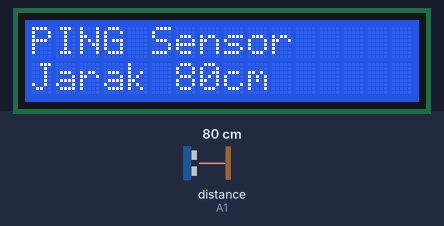
Recording of a sketch running on a simulated Arduino Uno, built with avr-gcc and run on an emulated ATmega328P. Shown: 16×2 character LCD. Wiring (inferred from the names in the program): ultrasonic range finder: trigger A1; echo A1. The inputs (shaded band) are chosen by the test bench; at power-on: distance to the obstacle (sensor on A1) 80 cm. The echo pulse lasts 58.3 µs per cm.

Above: at 1.2 s.
1.3 s: distance to the obstacle (sensor on A1) set to 2 cm
At 2.3 s:
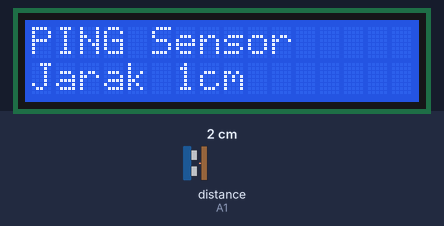
2.9 s: distance to the obstacle (sensor on A1) set to 4 cm
At 3.9 s:
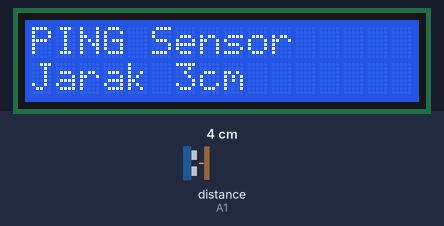
4.5 s: distance to the obstacle (sensor on A1) set to 9 cm
At 5.4 s:
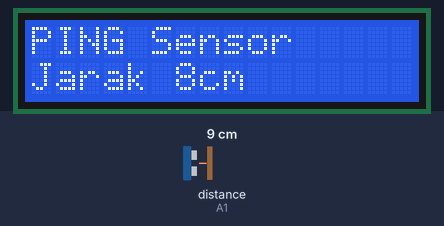
Timing chart, 0 to 7.5 s (numbered marks = the images above; inputs shaded):
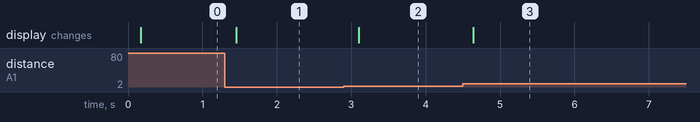

The sketch:

13_16520426_02.ino
```cpp
#include <LiquidCrystal.h>
LiquidCrystal lcd(7, 6, 5, 4, 3, 2);
const int pingPin = A1;
long dur, cm;


void setup()
{
  lcd.begin(16, 2);
  lcd.print("PING Sensor");
}

void loop()
{
  cm = read_sensor_ultrasonic();

  lcd.setCursor(0, 1);
  lcd.print("Jarak ");
  lcd.setCursor(6, 1);
  lcd.print(cm);
  lcd.print("cm");
  lcd.print(" ");
}

int read_sensor_ultrasonic(){

  pinMode(pingPin, OUTPUT);
  digitalWrite(pingPin, LOW);
  delayMicroseconds(2);
  digitalWrite(pingPin, HIGH);
  delayMicroseconds(5);
  digitalWrite(pingPin, LOW);

  pinMode(pingPin, INPUT);
  dur = pulseIn(pingPin, HIGH);
  cm = microsecondsToCentimeters(dur);
  Serial.print(cm);
  Serial.print("cm");
  Serial.println();
  delay(100);
  return cm;
}

long microsecondsToCentimeters(long microseconds) {
  return microseconds / 29 / 2;
}
```

Measured:
- after the input at 1.3 s, the display: changes after 0.16 s (image 1)
- after the input at 2.9 s, the display: changes after 0.20 s (image 2)
- after the input at 4.5 s, the display: changes after 0.14 s (image 3)
